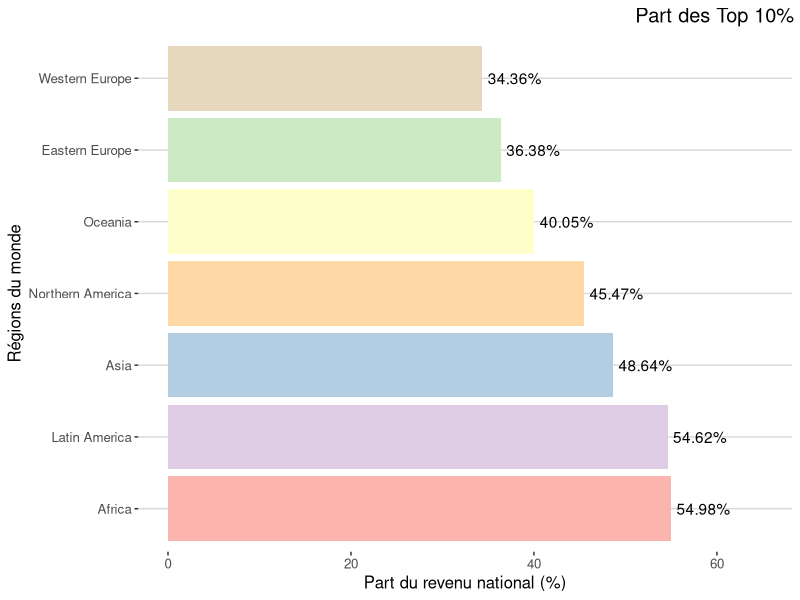
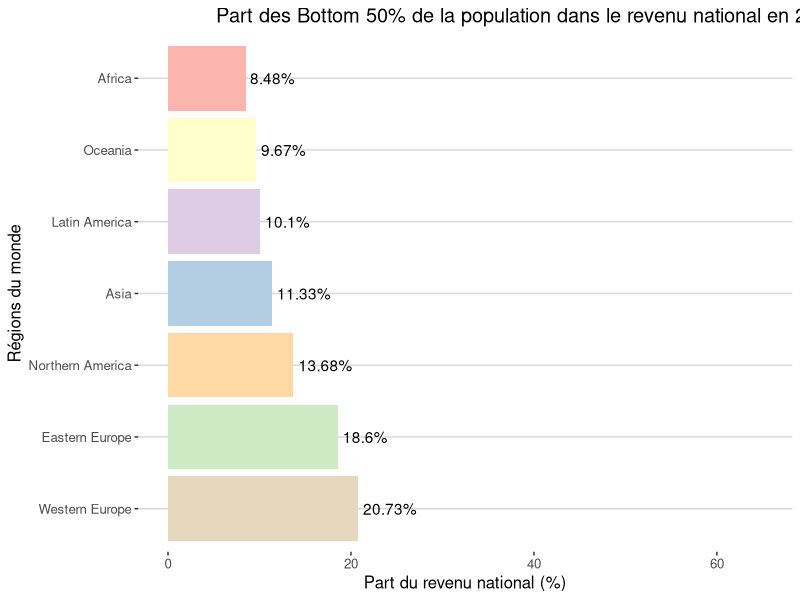
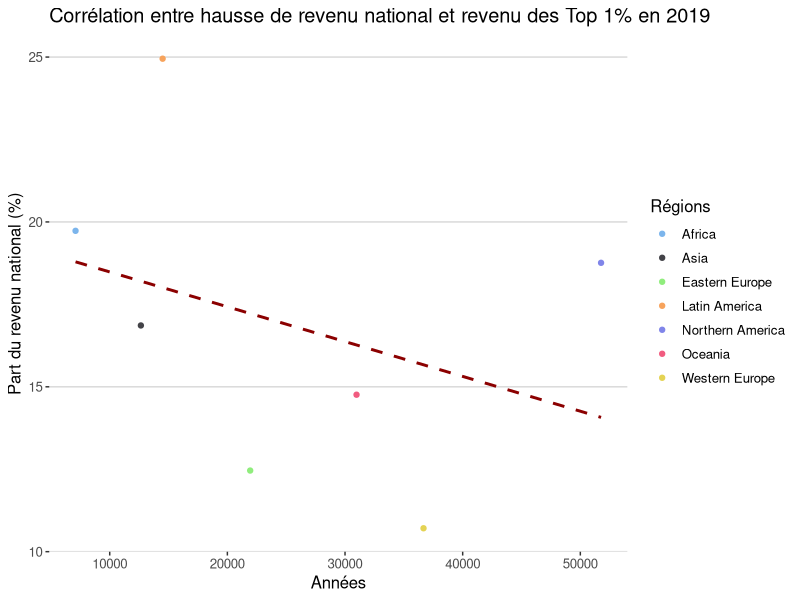
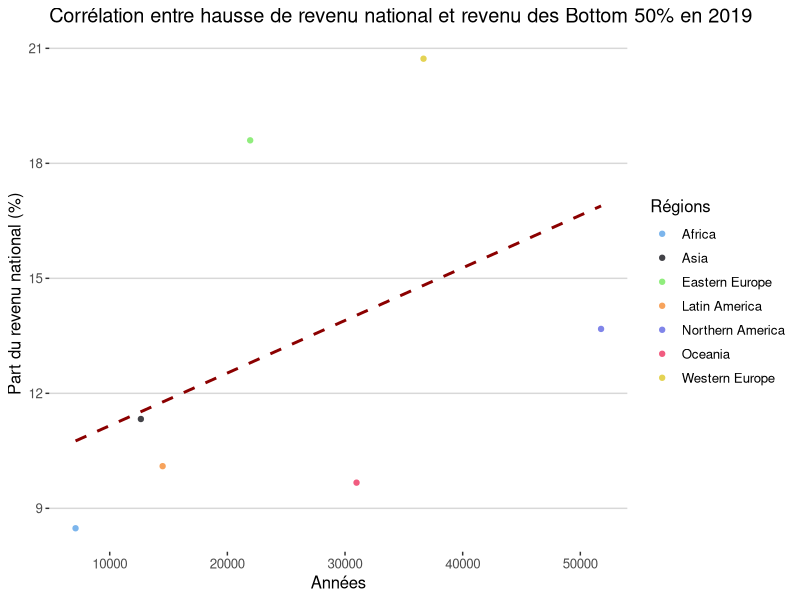
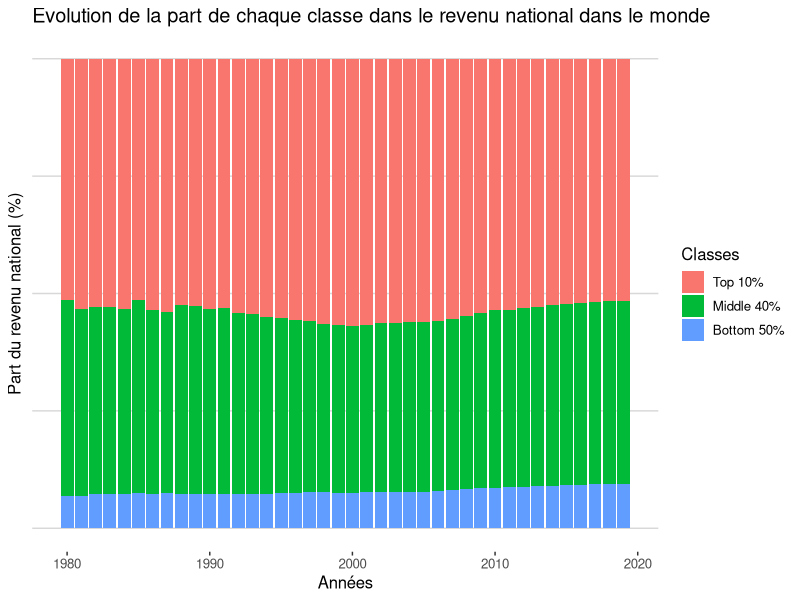
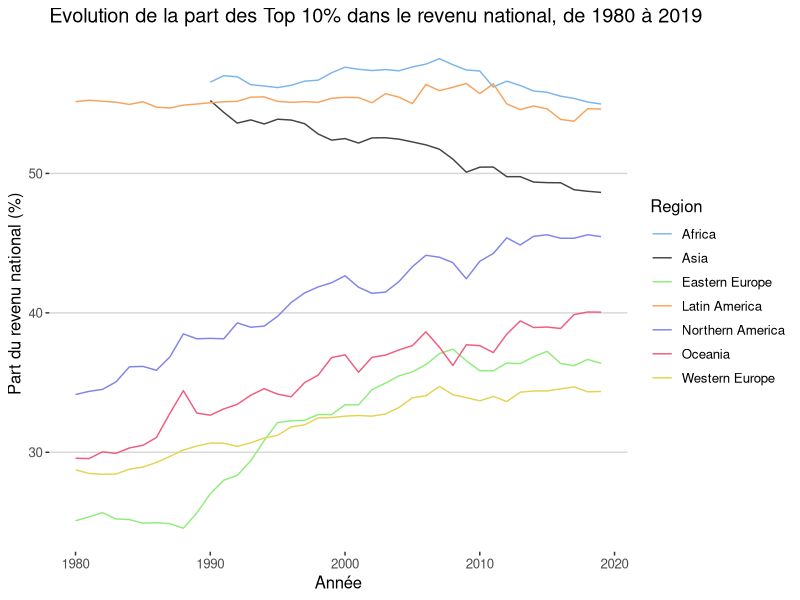
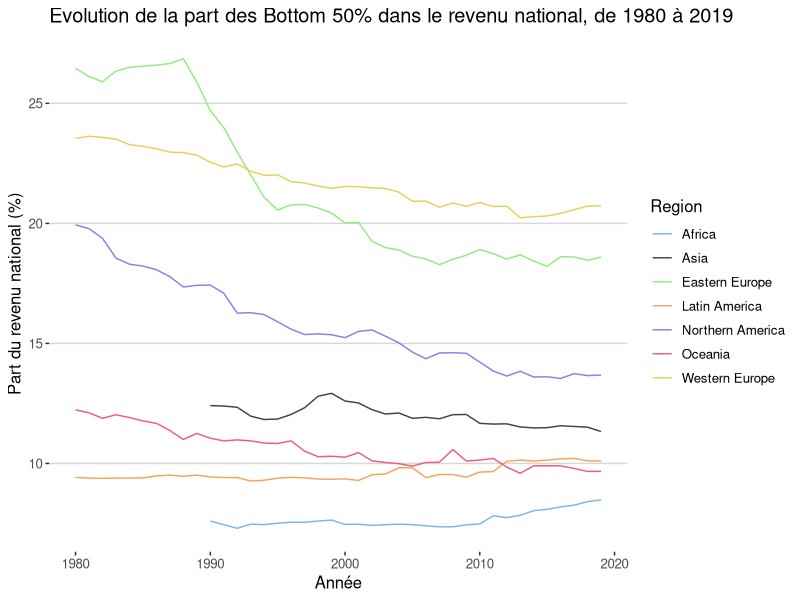
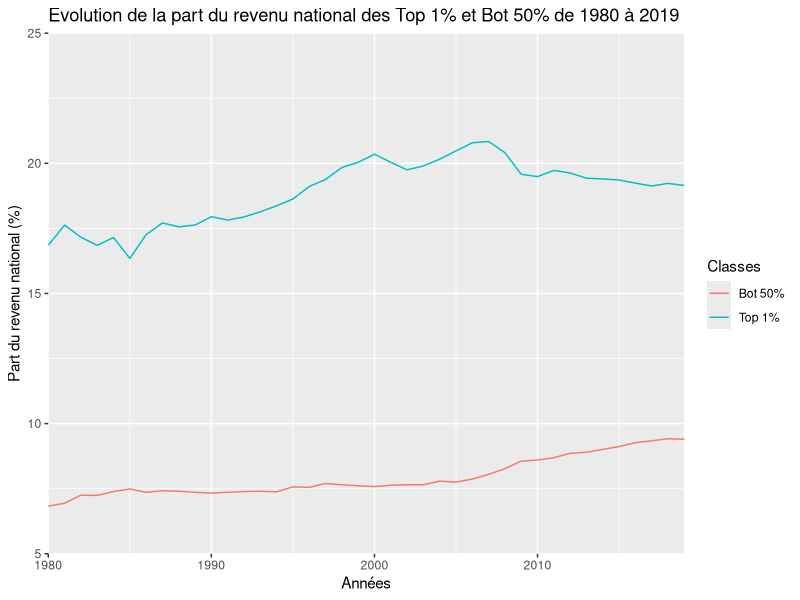

Write the R code that produced these figures, in order.
## ---- chunk 1
knitr::opts_chunk$set(echo = TRUE)
## ---- chunk 2
library(tidyverse)
library(reshape2)
library(ggthemes)
library(knitr)

## ---- chunk 3
world_region_data <- read_delim("data/World_Region_Data/world_region_data.csv", 
    ";", escape_double = FALSE, trim_ws = TRUE)

world_region_data2 <- read_delim("data/World_Region_Data/world_region_data2.csv", 
    ";", escape_double = FALSE, trim_ws = TRUE)

world_country_data1 <- read_delim("data/World_Country_Data/world_country_data1.csv", 
    ";", escape_double = FALSE, trim_ws = TRUE)

world_country_data2 <- read_delim("data/World_Country_Data/world_country_data2.csv", 
    ";", escape_double = FALSE, trim_ws = TRUE)

world_country_data3 <- read_delim("data/World_Country_Data/world_country_data3.csv", 
    ";", escape_double = FALSE, trim_ws = TRUE)
## ---- chunk 4
region_dataset <- merge(x = world_region_data, y = world_region_data2, by = "Year", all = TRUE)
region_dataset <- data.frame(region_dataset)
region_dataset <- tibble(region_dataset)
rm(world_region_data,world_region_data2)

country_dataset <- merge(x = world_country_data1, y = world_country_data2, by = "Year", all = TRUE)
country_dataset <- merge(x = country_dataset, y = world_country_data3, by = "Year", all = TRUE)
country_dataset <- data.frame(country_dataset)
country_dataset <- tibble(country_dataset)
## ---- chunk 5
NIdataset <- region_dataset %>% select("Year", ends_with("NI"))
GDPdataset <- region_dataset %>% select("Year", ends_with("GDP"))
PTNIB40dataset <- region_dataset %>% select("Year", ends_with("PTNIB40"))
PTNIB50dataset <- region_dataset %>% select("Year", ends_with("PTNIB50"))
PTNIT1dataset <- region_dataset %>% select("Year", ends_with("PTNIT1"))
PTNIT10dataset <- region_dataset %>% select("Year", ends_with("PTNIT10"))
PTNIM40dataset <- region_dataset %>% select("Year", ends_with("PTNIM40"))
rm(region_dataset)

PatGouvdataset <- world_country_data1 %>% select("Year", ends_with("PatrimoineGouvernement"))
PatPrivdataset <- world_country_data1 %>% select("Year", ends_with("PatrimoinePrivé"))
PIBdataset <- world_country_data1 %>% select("Year", ends_with("PIB"))
RatioPatRevdataset <- world_country_data1 %>% select("Year", ends_with("RatioPatrimoineRevenu"))
RevNatdataset <- world_country_data2 %>% select("Year", ends_with("RevenuNational"))
RevNatTop10dataset <- world_country_data2 %>% select("Year", ends_with("RevenuNationalPT(Top10%)"))
RevNatBottom50dataset <- world_country_data2 %>% select("Year", ends_with("RevenuNationalPT(Bottom50%)"))
RevNatTop1dataset <- world_country_data2 %>% select("Year", ends_with("RevenuNationalPT(Top1%)"))
RevNatMedium40dataset <- world_country_data2 %>% select("Year", ends_with("RevenuNationalPT(Medium40%)"))
CapNatdataset <- world_country_data3 %>% select("Year", ends_with("CapitalNational"))
PatTop10 <- country_dataset %>% select("Year", ends_with("Patrimoine.Top10.."))
PatMedium40 <- country_dataset %>% select("Year", ends_with("Patrimoine.Medium40.."))
PatBottom50 <- country_dataset %>% select("Year", ends_with("Patrimoine.Bottom50.."))
PatTop1 <- country_dataset %>% select("Year", ends_with("Patrimoine.Top1.."))
rm(country_dataset,world_country_data1,world_country_data2,world_country_data3)
## ---- chunk 6
tempdataset <- PTNIT10dataset %>% rename("World"=WorldPTNIT10,"Western Europe"=WesternEuropePTNIT10, Asia=AsiaPTNIT10, "Eastern Europe"=EasternEuropePTNIT10, "Northern America"=NorthernAmericaPTNIT10, Oceania=OceaniaPTNIT10, "Latin America"=LatinAmericaPTNIT10, Africa=AfricaPTNIT10) %>%
melt(id.vars="Year") %>%
filter(variable=="World"|variable=="Western Europe"|variable=="Asia"|variable=="Eastern Europe"|variable=="Northern America"|variable=="Oceania"|variable=="Latin America"|variable=="Africa")%>%
mutate(PTNIT10_in_percent = value*100)%>%
subset (select = -value)

tempdataset2 <- PTNIM40dataset %>% rename("World"=WorldPTNIM40,"Western Europe"=WesternEuropePTNIM40, Asia=AsiaPTNIM40, "Eastern Europe"=EasternEuropePTNIM40, "Northern America"=NorthernAmericaPTNIM40, Oceania=OceaniaPTNIM40, "Latin America"=LatinAmericaPTNIM40, Africa=AfricaPTNIM40) %>%
melt(id.vars="Year") %>%
filter(variable=="World"|variable=="Western Europe"|variable=="Asia"|variable=="Eastern Europe"|variable=="Northern America"|variable=="Oceania"|variable=="Latin America"|variable=="Africa") %>%
mutate(PTNIM40_in_percent = value*100)%>%
subset (select = -value)


tempdataset3 <- PTNIB50dataset %>% rename("World"=WorldPTNIB50,"Western Europe"=WesternEuropePTNIB50, Asia=AsiaPTNIB50, "Eastern Europe"=EasternEuropePTNIB50, "Northern America"=NorthernAmericaPTNIB50, Oceania=OceaniaPTNIB50, "Latin America"=LatinAmericaPTNIB50, Africa=AfricaPTNIB50) %>%
melt(id.vars="Year") %>%
filter(variable=="World"|variable=="Western Europe"|variable=="Asia"|variable=="Eastern Europe"|variable=="Northern America"|variable=="Oceania"|variable=="Latin America"|variable=="Africa") %>%
mutate(PTNIB50_in_percent = value*100)%>%
subset (select = -value)

tempdataset4 <- PTNIT1dataset %>% rename("World"=WorldPTNIT1,"Western Europe"=WesternEuropePTNIT1, Asia=AsiaPTNIT1, "Eastern Europe"=EasternEuropePTNIT1, "Northern America"=NorthernAmericaPTNIT1, Oceania=OceaniaPTNIT1, "Latin America"=LatinAmericaPTNIT1, Africa=AfricaPTNIT1) %>%
melt(id.vars="Year") %>%
filter(variable=="World"|variable=="Western Europe"|variable=="Asia"|variable=="Eastern Europe"|variable=="Northern America"|variable=="Oceania"|variable=="Latin America"|variable=="Africa")%>%
mutate(PTNIT1_in_percent = value*100)%>%
subset (select = -value)

tempdataset5 <- NIdataset %>% rename("World"=WorldNI,"Western Europe"=WesternEuropeNI, Asia=AsiaNI, "Eastern Europe"=EasternEuropeNI, "Northern America"=NorthernAmericaNI, Oceania=OceaniaNI, "Latin America"=LatinAmericaNI, Africa=AfricaNI) %>%
melt(id.vars="Year") %>%
filter(variable=="World"|variable=="Western Europe"|variable=="Asia"|variable=="Eastern Europe"|variable=="Northern America"|variable=="Oceania"|variable=="Latin America"|variable=="Africa")%>%
rename(NI=value)

tempdataset6 <- GDPdataset %>% rename("World"=WorldGDP,"Western Europe"=WesternEuropeGDP, Asia=AsiaGDP, "Eastern Europe"=EasternEuropeGDP, "Northern America"=NorthernAmericaGDP, Oceania=OceaniaGDP, "Latin America"=LatinAmericaGDP, Africa=AfricaGDP) %>%
melt(id.vars="Year") %>%
filter(variable=="World"|variable=="Western Europe"|variable=="Asia"|variable=="Eastern Europe"|variable=="Northern America"|variable=="Oceania"|variable=="Latin America"|variable=="Africa")%>%
rename(GDP=value)
## ---- chunk 7
final_region_dataset <- merge(x = tempdataset, y = tempdataset2, by = c("Year", "variable"), all = TRUE)
final_region_dataset <- merge(x = final_region_dataset, y = tempdataset3, by = c("Year", "variable"), all = TRUE)
final_region_dataset <- merge(x = final_region_dataset, y = tempdataset4, by = c("Year", "variable"), all = TRUE)
final_region_dataset <- merge(x = final_region_dataset, y = tempdataset5, by = c("Year", "variable"), all = TRUE)
final_region_dataset <- merge(x = final_region_dataset, y = tempdataset6, by = c("Year", "variable"), all = TRUE)%>%
rename(Region=variable)
rm(tempdataset, tempdataset2, tempdataset3,tempdataset4,tempdataset5,tempdataset6)
rm(NIdataset,GDPdataset,PTNIT1dataset,PTNIT10dataset,PTNIM40dataset,PTNIB50dataset,PTNIB40dataset)
## ---- chunk 8
tempdataset <- PatGouvdataset %>% rename("France"=France_PatrimoineGouvernement,"Afrique du Sud"=AfriqueSud_PatrimoineGouvernement, "Australie"=Australie_PatrimoineGouvernement, "Canada"=Canada_PatrimoineGouvernement, "Chine"=Chine_PatrimoineGouvernement, "Danemark"=Danemark_PatrimoineGouvernement, "Inde"=Inde_PatrimoineGouvernement, "Royaume-Uni"=RU_PatrimoineGouvernement, "Japon"=Japon_PatrimoineGouvernement, "Mexique"=Mexique_PatrimoineGouvernement, "Russie"=Russie_PatrimoineGouvernement, "Etats-Unis"=US_PatrimoineGouvernement) %>%
melt(id.vars="Year") %>%
mutate(PatrimoineGouvernement = value)%>%
subset (select = -value)

tempdataset2 <- PatPrivdataset %>% rename("France"=France_PatrimoinePrivé,"Afrique du Sud"=AfriqueSud_PatrimoinePrivé, "Australie"=Australie_PatrimoinePrivé, "Canada"=Canada_PatrimoinePrivé, "Chine"=Chine_PatrimoinePrivé, "Danemark"=Danemark_PatrimoinePrivé, "Inde"=Inde_PatrimoinePrivé, "Royaume-Uni"=RU_PatrimoinePrivé, "Japon"=Japon_PatrimoinePrivé, "Mexique"=Mexique_PatrimoinePrivé, "Russie"=Russie_PatrimoinePrivé, "Etats-Unis"=US_PatrimoinePrivé) %>%
melt(id.vars="Year") %>%
mutate(PatrimoinePrivé = value)%>%
subset (select = -value)

tempdataset3 <- PIBdataset %>% rename("France"=France_PIB,"Afrique du Sud"=AfriqueSud_PIB, "Australie"=Australie_PIB, "Canada"=Canada_PIB, "Chine"=Chine_PIB, "Danemark"=Danemark_PIB, "Inde"=Inde_PIB, "Royaume-Uni"=RU_PIB, "Japon"=Japon_PIB, "Mexique"=Mexique_PIB, "Russie"=Russie_PIB, "Etats-Unis"=US_PIB) %>%
melt(id.vars="Year") %>%
mutate(PIB = value)%>%
subset (select = -value)

tempdataset4 <- RatioPatRevdataset %>% rename("France"=France_RatioPatrimoineRevenu,"Afrique du Sud"=AfriqueSud_RatioPatrimoineRevenu, "Australie"=Australie_RatioPatrimoineRevenu, "Canada"=Canada_RatioPatrimoineRevenu, "Chine"=Chine_RatioPatrimoineRevenu, "Danemark"=Danemark_RatioPatrimoineRevenu, "Inde"=Inde_RatioPatrimoineRevenu, "Royaume-Uni"=RU_RatioPatrimoineRevenu, "Japon"=Japon_RatioPatrimoineRevenu, "Mexique"=Mexique_RatioPatrimoineRevenu, "Russie"=Russie_RatioPatrimoineRevenu, "Etats-Unis"=US_RatioPatrimoineRevenu) %>%
melt(id.vars="Year") %>%
mutate(RatioPatrimoineRevenu = value)%>%
subset (select = -value)

tempdataset5 <- RevNatdataset %>% rename("France"=France_RevenuNational,"Afrique du Sud"=AfriqueSud_RevenuNational, "Australie"=Australie_RevenuNational, "Canada"=Canada_RevenuNational, "Chine"=Chine_RevenuNational, "Danemark"=Danemark_RevenuNational, "Inde"=Inde_RevenuNational, "Royaume-Uni"=RU_RevenuNational, "Japon"=Japon_RevenuNational, "Mexique"=Mexique_RevenuNational, "Russie"=Russie_RevenuNational, "Etats-Unis"=US_RevenuNational) %>%
melt(id.vars="Year") %>%
mutate(RevenuNational = value)%>%
subset (select = -value)

tempdataset6 <- RevNatTop10dataset %>% rename("France"=`France_RevenuNationalPT(Top10%)`,"Afrique du Sud"=`AfriqueSud_RevenuNationalPT(Top10%)`, "Australie"=`Australie_RevenuNationalPT(Top10%)`, "Canada"=`Canada_RevenuNationalPT(Top10%)`, "Chine"=`Chine_RevenuNationalPT(Top10%)`, "Danemark"=`Danemark_RevenuNationalPT(Top10%)`, "Inde"=`Inde_RevenuNationalPT(Top10%)`, "Royaume-Uni"=`RU_RevenuNationalPT(Top10%)`, "Japon"=`Japon_RevenuNationalPT(Top10%)`, "Mexique"=`Mexique_RevenuNationalPT(Top10%)`, "Russie"=`Russie_RevenuNationalPT(Top10%)`, "Etats-Unis"=`US_RevenuNationalPT(Top10%)`) %>%
melt(id.vars="Year") %>%
mutate(RevenuNationalTop10 = value*100)%>%
subset (select = -value)

tempdataset7 <- RevNatBottom50dataset %>% rename("France"=`France_RevenuNationalPT(Bottom50%)`,"Afrique du Sud"=`AfriqueSud_RevenuNationalPT(Bottom50%)`, "Australie"=`Australie_RevenuNationalPT(Bottom50%)`, "Canada"=`Canada_RevenuNationalPT(Bottom50%)`, "Chine"=`Chine_RevenuNationalPT(Bottom50%)`, "Danemark"=`Danemark_RevenuNationalPT(Bottom50%)`, "Inde"=`Inde_RevenuNationalPT(Bottom50%)`, "Royaume-Uni"=`RU_RevenuNationalPT(Bottom50%)`, "Japon"=`Japon_RevenuNationalPT(Bottom50%)`, "Mexique"=`Mexique_RevenuNationalPT(Bottom50%)`, "Russie"=`Russie_RevenuNationalPT(Bottom50%)`, "Etats-Unis"=`US_RevenuNationalPT(Bottom50%)`) %>%
melt(id.vars="Year") %>%
mutate(RevenuNationalBottom50 = value*100)%>%
subset (select = -value)

tempdataset8 <- RevNatTop1dataset %>% rename("France"=`France_RevenuNationalPT(Top1%)`,"Afrique du Sud"=`AfriqueSud_RevenuNationalPT(Top1%)`, "Australie"=`Australie_RevenuNationalPT(Top1%)`, "Canada"=`Canada_RevenuNationalPT(Top1%)`, "Chine"=`Chine_RevenuNationalPT(Top1%)`, "Danemark"=`Danemark_RevenuNationalPT(Top1%)`, "Inde"=`Inde_RevenuNationalPT(Top1%)`, "Royaume-Uni"=`RU_RevenuNationalPT(Top1%)`, "Japon"=`Japon_RevenuNationalPT(Top1%)`, "Mexique"=`Mexique_RevenuNationalPT(Top1%)`, "Russie"=`Russie_RevenuNationalPT(Top1%)`, "Etats-Unis"=`US_RevenuNationalPT(Top1%)`) %>%
melt(id.vars="Year") %>%
mutate(RevenuNationalTop1 = value*100)%>%
subset (select = -value)

tempdataset9 <- RevNatMedium40dataset %>% rename("France"=`France_RevenuNationalPT(Medium40%)`,"Afrique du Sud"=`AfriqueSud_RevenuNationalPT(Medium40%)`, "Australie"=`Australie_RevenuNationalPT(Medium40%)`, "Canada"=`Canada_RevenuNationalPT(Medium40%)`, "Chine"=`Chine_RevenuNationalPT(Medium40%)`, "Danemark"=`Danemark_RevenuNationalPT(Medium40%)`, "Inde"=`Inde_RevenuNationalPT(Medium40%)`, "Royaume-Uni"=`RU_RevenuNationalPT(Medium40%)`, "Japon"=`Japon_RevenuNationalPT(Medium40%)`, "Mexique"=`Mexique_RevenuNationalPT(Medium40%)`, "Russie"=`Russie_RevenuNationalPT(Medium40%)`, "Etats-Unis"=`US_RevenuNationalPT(Medium40%)`) %>%
melt(id.vars="Year") %>%
mutate(RevenuNationalMedium40 = value*100)%>%
subset (select = -value)

tempdataset10 <- CapNatdataset %>% rename("France"=France_CapitalNational,"Afrique du Sud"=AfriqueSud_CapitalNational, "Australie"=Australie_CapitalNational, "Canada"=Canada_CapitalNational, "Chine"=Chine_CapitalNational, "Danemark"=Danemark_CapitalNational, "Inde"=Inde_CapitalNational, "Royaume-Uni"=RU_CapitalNational, "Japon"=Japon_CapitalNational, "Mexique"=Mexique_CapitalNational, "Russie"=Russie_CapitalNational, "Etats-Unis"=US_CapitalNational) %>%
melt(id.vars="Year") %>%
mutate(CapitalNational = value*100)%>%
subset (select = -value)

tempdataset11 <- PatTop10 %>% rename("France"=France_Patrimoine.Top10..,"Afrique du Sud"=AfriqueSud_Patrimoine.Top10.., "Australie"=Australie_Patrimoine.Top10.., "Canada"=Canada_Patrimoine.Top10.., "Chine"=Chine_Patrimoine.Top10.., "Danemark"=Danemark_Patrimoine.Top10.., "Inde"=Inde_Patrimoine.Top10.., "Royaume-Uni"=RU_Patrimoine.Top10.., "Japon"=Japon_Patrimoine.Top10.., "Mexique"=Mexique_Patrimoine.Top10.., "Russie"=Russie_Patrimoine.Top10.., "Etats-Unis"=US_Patrimoine.Top10..) %>%
melt(id.vars="Year") %>%
mutate(PatrimoineTop10 = value*100)%>%
subset (select = -value)

tempdataset12 <- PatBottom50 %>% rename("France"=France_Patrimoine.Bottom50..,"Afrique du Sud"=AfriqueSud_Patrimoine.Bottom50.., "Australie"=Australie_Patrimoine.Bottom50.., "Canada"=Canada_Patrimoine.Bottom50.., "Chine"=Chine_Patrimoine.Bottom50.., "Danemark"=Danemark_Patrimoine.Bottom50.., "Inde"=Inde_Patrimoine.Bottom50.., "Royaume-Uni"=RU_Patrimoine.Bottom50.., "Japon"=Japon_Patrimoine.Bottom50.., "Mexique"=Mexique_Patrimoine.Bottom50.., "Russie"=Russie_Patrimoine.Bottom50.., "Etats-Unis"=US_Patrimoine.Bottom50..) %>%
melt(id.vars="Year") %>%
mutate(PatrimoineBottom50 = value*100)%>%
subset (select = -value)

tempdataset13 <- PatTop1 %>% rename("France"=France_Patrimoine.Top1..,"Afrique du Sud"=AfriqueSud_Patrimoine.Top1.., "Australie"=Australie_Patrimoine.Top1.., "Canada"=Canada_Patrimoine.Top1.., "Chine"=Chine_Patrimoine.Top1.., "Danemark"=Danemark_Patrimoine.Top1.., "Inde"=Inde_Patrimoine.Top1.., "Royaume-Uni"=RU_Patrimoine.Top1.., "Japon"=Japon_Patrimoine.Top1.., "Mexique"=Mexique_Patrimoine.Top1.., "Russie"=Russie_Patrimoine.Top1.., "Etats-Unis"=US_Patrimoine.Top1..) %>%
melt(id.vars="Year") %>%
mutate(PatrimoineTop1 = value*100)%>%
subset (select = -value)

tempdataset14 <- PatMedium40 %>% rename("France"=France_Patrimoine.Medium40..,"Afrique du Sud"=AfriqueSud_Patrimoine.Medium40.., "Australie"=Australie_Patrimoine.Medium40.., "Canada"=Canada_Patrimoine.Medium40.., "Chine"=Chine_Patrimoine.Medium40.., "Danemark"=Danemark_Patrimoine.Medium40.., "Inde"=Inde_Patrimoine.Medium40.., "Royaume-Uni"=RU_Patrimoine.Medium40.., "Japon"=Japon_Patrimoine.Medium40.., "Mexique"=Mexique_Patrimoine.Medium40.., "Russie"=Russie_Patrimoine.Medium40.., "Etats-Unis"=US_Patrimoine.Medium40..) %>%
melt(id.vars="Year") %>%
mutate(PatrimoineMedium40 = value*100)%>%
subset (select = -value)

final_country_dataset <- merge(x = tempdataset, y = tempdataset2, by = c("Year", "variable"), all = TRUE)
final_country_dataset <- merge(x = final_country_dataset, y = tempdataset3, by = c("Year", "variable"), all = TRUE)
final_country_dataset <- merge(x = final_country_dataset, y = tempdataset4, by = c("Year", "variable"), all = TRUE)
final_country_dataset <- merge(x = final_country_dataset, y = tempdataset5, by = c("Year", "variable"), all = TRUE)
final_country_dataset <- merge(x = final_country_dataset, y = tempdataset6, by = c("Year", "variable"), all = TRUE)
final_country_dataset <- merge(x = final_country_dataset, y = tempdataset7, by = c("Year", "variable"), all = TRUE)
final_country_dataset <- merge(x = final_country_dataset, y = tempdataset8, by = c("Year", "variable"), all = TRUE)
final_country_dataset <- merge(x = final_country_dataset, y = tempdataset9, by = c("Year", "variable"), all = TRUE)
final_country_dataset <- merge(x = final_country_dataset, y = tempdataset10, by = c("Year", "variable"), all = TRUE)
final_country_dataset <- merge(x = final_country_dataset, y = tempdataset11, by = c("Year", "variable"), all = TRUE)
final_country_dataset <- merge(x = final_country_dataset, y = tempdataset12, by = c("Year", "variable"), all = TRUE)
final_country_dataset <- merge(x = final_country_dataset, y = tempdataset13, by = c("Year", "variable"), all = TRUE)
final_country_dataset <- merge(x = final_country_dataset, y = tempdataset14, by = c("Year", "variable"), all = TRUE)

final_country_dataset <- final_country_dataset %>% rename(Pays=variable)
rm(tempdataset, tempdataset2, tempdataset3,tempdataset4,tempdataset5,tempdataset6,tempdataset7,tempdataset8,tempdataset9,tempdataset10,tempdataset11,tempdataset12,tempdataset13,tempdataset14)
rm(PatGouvdataset,PatPrivdataset,PIBdataset,RatioPatRevdataset,RevNatdataset,RevNatTop1dataset,RevNatTop10dataset,RevNatMedium40dataset,RevNatBottom50dataset,CapNatdataset,PatTop1,PatTop10,PatMedium40,PatBottom50)
## ---- chunk 9
kable(tail(final_region_dataset), caption = "Dataset final par régions")
## ---- chunk 10
kable(tail(final_country_dataset),caption = "Dataset final par pays")
## ---- chunk 11
# Part des Top 10% de la population dans le revenu national en 2019
final_region_dataset %>% filter(Year == "2019", Region !="World") %>%
ggplot(aes(x= reorder(Region, -PTNIT10_in_percent), y=PTNIT10_in_percent, fill=Region)) + geom_bar(stat="identity") + ylim(0,65) + geom_text(aes(label=paste0(PTNIT10_in_percent, "%"), hjust=-0.1))+ labs(title="Part des Top 10% de la population dans le revenu national en 2019", x="Régions du monde", y = "Part du revenu national (%)") + scale_fill_brewer(palette = "Pastel1") + coord_flip() +  theme_hc()+ scale_colour_hc() + theme(legend.position = "none", plot.title = element_text(size = rel(1.2), hjust = 8))

## ---- chunk 12

# Part des Bottom 50% de la population dans le revenu national en 2019
final_region_dataset %>% filter(Year == "2019", Region !="World") %>%
ggplot(aes(x= reorder(Region, -PTNIB50_in_percent), y=PTNIB50_in_percent, fill=Region)) + geom_bar(stat="identity") + ylim(0,65) + geom_text(aes(label=paste0(PTNIB50_in_percent, "%"), hjust=-0.1))+ labs(title="Part des Bottom 50% de la population dans le revenu national en 2019", x="Régions du monde", y = "Part du revenu national (%)") + scale_fill_brewer(palette = "Pastel1") + coord_flip()  +  theme_hc()+ scale_colour_hc() + theme(legend.position = "none", plot.title = element_text(size = rel(1.2), hjust = 2.5))

## ---- chunk 13
final_region_dataset %>% filter(Year == "2019", Region!="World") %>%
ggplot(aes(x=NI,y=PTNIT1_in_percent))+geom_point(aes(color=Region))+ labs(title="Corrélation entre hausse de revenu national et revenu des Top 1% en 2019", x="Années", y = "Part du revenu national (%)",color = "Régions" )+geom_smooth(method=lm, se=FALSE, linetype="dashed",color="darkred")+theme_hc()+ scale_colour_hc()+theme(legend.position = "right")
## ---- chunk 14
final_region_dataset %>% filter(Year == "2019", Region!="World") %>%
ggplot(aes(x=NI,y=PTNIB50_in_percent))+geom_point(aes(color=Region))+ labs(title="Corrélation entre hausse de revenu national et revenu des Bottom 50% en 2019", x="Années", y = "Part du revenu national (%)",color = "Régions" )+geom_smooth(method=lm, se=FALSE, linetype="dashed",color="darkred")+theme_hc()+ scale_colour_hc()+theme(legend.position = "right")
## ---- chunk 15
world <- filter(final_region_dataset, Region== "World")
world <- melt(world[,c('Year','PTNIT10_in_percent','PTNIM40_in_percent','PTNIB50_in_percent')],id.vars =1)

world%>%
ggplot(aes(x=Year))+geom_col(aes(y=value, fill=variable))+ scale_fill_discrete(name = "Classes", labels = c("Top 10%", "Middle 40%", "Bottom 50%"))+
labs(title="Evolution de la part de chaque classe dans le revenu national dans le monde", x="Années", y = "Part du revenu national (%)" )+theme(axis.text.y=element_blank(), axis.ticks.y=element_blank())+theme_hc()+ scale_colour_hc()+theme(legend.position = "right")
rm(world)
## ---- chunk 16
#Evolution de la part des Top 10% dans le revenu national, de 1980 à 2019
final_region_dataset %>% filter(Region!="World")%>% ggplot(aes(x=Year, y=PTNIT10_in_percent, group = Region, color = Region))+geom_line() + labs(title="Evolution de la part des Top 10% dans le revenu national, de 1980 à 2019", x="Année", y = "Part du revenu national (%)")+theme_hc()+ scale_colour_hc()+theme(legend.position = "right")

## ---- chunk 17
#Evolution de la part des Bottom 50% dans le revenu national, de 1980 à 2019
final_region_dataset %>%filter(Region!="World")%>% ggplot(aes(x=Year, y=PTNIB50_in_percent, group = Region, color = Region))+geom_line() + labs(title="Evolution de la part des Bottom 50% dans le revenu national, de 1980 à 2019", x="Année", y = "Part du revenu national (%)")+theme_hc()+ scale_colour_hc()+theme(legend.position = "right")

## ---- chunk 18
final_region_dataset %>% filter(Region == "World") %>%
ggplot(aes(x=Year))+geom_line(aes(y=PTNIT1_in_percent, color="Top 1%"))+geom_line(aes(y=PTNIB50_in_percent, color="Bot 50%")) + labs(title="Evolution de la part du revenu national des Top 1% et Bot 50% de 1980 à 2019", x="Années", y = "Part du revenu national (%)",color = "Classes" )+ scale_x_continuous(limits = c(1980,2019), expand = c(0, 0)) + scale_y_continuous(limits = c(5,25), expand = c(0, 0))
## ---- chunk 19
final_region_dataset %>% 
filter(Region=="World") %>%
mutate(Previous_Year = lag(NI, 1), Change = NI - Previous_Year, Percent_Change = Change/Previous_Year*100) %>%
ggplot(aes(x = Year, y = Percent_Change)) + geom_line() + geom_smooth()+ labs(title="Evolution du taux de croissance du National Income dans le monde", x="Années", y = "Taux de croissance NI")
## ---- chunk 20
tempEE <- final_region_dataset %>% 
filter(Region=="Eastern Europe") %>%
mutate(Previous_Year = lag(NI, 1), Change = NI - Previous_Year, Percent_Change = Change/Previous_Year*100)
tempWE <- final_region_dataset %>% 
filter(Region=="Western Europe") %>%
mutate(Previous_Year = lag(NI, 1), Change = NI - Previous_Year, Percent_Change = Change/Previous_Year*100)
tempAs <- final_region_dataset %>% 
filter(Region=="Asia") %>%
mutate(Previous_Year = lag(NI, 1), Change = NI - Previous_Year, Percent_Change = Change/Previous_Year*100)
tempAf <- final_region_dataset %>% 
filter(Region=="Africa") %>%
mutate(Previous_Year = lag(NI, 1), Change = NI - Previous_Year, Percent_Change = Change/Previous_Year*100)
tempOc <- final_region_dataset %>% 
filter(Region=="Oceania") %>%
mutate(Previous_Year = lag(NI, 1), Change = NI - Previous_Year, Percent_Change = Change/Previous_Year*100)
tempLA <- final_region_dataset %>% 
filter(Region=="Latin America") %>%
mutate(Previous_Year = lag(NI, 1), Change = NI - Previous_Year, Percent_Change = Change/Previous_Year*100)
tempNA <- final_region_dataset %>% 
filter(Region=="Northern America") %>%
mutate(Previous_Year = lag(NI, 1), Change = NI - Previous_Year, Percent_Change = Change/Previous_Year*100)

ggplot(NULL, aes(x = Year, y = Percent_Change)) + geom_smooth(data=tempEE, aes(color="Eastern Europe"), se = FALSE)+ geom_smooth(data=tempWE, aes(color="Western Europe"), se = FALSE)+ geom_smooth(data=tempAs, aes(color="Asia"), se = FALSE)+ geom_smooth(data=tempAf, aes(color="Africa"), se = FALSE)+ geom_smooth(data=tempOc, aes(color="Oceania"), se = FALSE)+ geom_smooth(data=tempLA, aes(color="Latin America"), se = FALSE)+ geom_smooth(data=tempNA, aes(color="Northern America"), se = FALSE)+ labs(title="Evolution du taux de croissance du National Income", x="Années", y = "Taux de croissance NI",color = "Régions" )+theme_hc()+ scale_colour_hc()+theme(legend.position = "right")
rm(tempEE, tempWE, tempAs, tempAf, tempOc, tempLA, tempNA)
## ---- chunk 21
final_region_dataset %>% 
filter(Region=="World") %>%
mutate(Previous_Year = lag(PTNIT1_in_percent, 1), Change = PTNIT1_in_percent - Previous_Year, Percent_Change = Change/Previous_Year*100) %>%
ggplot(aes(x = Year, y = Percent_Change)) + geom_line() + geom_smooth()+ labs(title="Evolution du taux de l'enrichissement des Top 1% dans le monde", x="Années", y = "Taux de croissance de la part dans le revenu nationa")
## ---- chunk 22
tempEE <- final_region_dataset %>% 
filter(Region=="Eastern Europe") %>%
mutate(Previous_Year = lag(PTNIT1_in_percent, 1), Change = PTNIT1_in_percent - Previous_Year, Percent_Change = Change/Previous_Year*100)
tempWE <- final_region_dataset %>% 
filter(Region=="Western Europe") %>%
mutate(Previous_Year = lag(PTNIT1_in_percent, 1), Change = PTNIT1_in_percent - Previous_Year, Percent_Change = Change/Previous_Year*100)
tempAs <- final_region_dataset %>% 
filter(Region=="Asia") %>%
mutate(Previous_Year = lag(PTNIT1_in_percent, 1), Change = PTNIT1_in_percent - Previous_Year, Percent_Change = Change/Previous_Year*100)
tempAf <- final_region_dataset %>% 
filter(Region=="Africa") %>%
mutate(Previous_Year = lag(PTNIT1_in_percent, 1), Change = PTNIT1_in_percent - Previous_Year, Percent_Change = Change/Previous_Year*100)
tempOc <- final_region_dataset %>% 
filter(Region=="Oceania") %>%
mutate(Previous_Year = lag(PTNIT1_in_percent, 1), Change = PTNIT1_in_percent - Previous_Year, Percent_Change = Change/Previous_Year*100)
tempLA <- final_region_dataset %>% 
filter(Region=="Latin America") %>%
mutate(Previous_Year = lag(PTNIT1_in_percent, 1), Change = PTNIT1_in_percent - Previous_Year, Percent_Change = Change/Previous_Year*100)
tempNA <-final_region_dataset %>% 
filter(Region=="Northern America") %>%
mutate(Previous_Year = lag(PTNIT1_in_percent, 1), Change = PTNIT1_in_percent - Previous_Year, Percent_Change = Change/Previous_Year*100)

ggplot(NULL, aes(x = Year, y = Percent_Change)) + geom_smooth(data=tempEE, aes(color="Eastern Europe"), se = FALSE)+ geom_smooth(data=tempWE, aes(color="Western Europe"), se = FALSE)+ geom_smooth(data=tempAs, aes(color="Asia"), se = FALSE)+ geom_smooth(data=tempAf, aes(color="Africa"), se = FALSE)+ geom_smooth(data=tempOc, aes(color="Oceania"), se = FALSE)+ geom_smooth(data=tempLA, aes(color="Latin America"), se = FALSE)+ geom_smooth(data=tempNA, aes(color="Northern America"), se = FALSE)+ labs(title="Evolution du taux de croissance de l'enrichissement des Top 1%", x="Années", y = "Taux de croissance de l'enrichissement",color = "Régions" )+theme_hc()+ scale_colour_hc()+theme(legend.position = "right")
rm(tempEE, tempWE, tempAs, tempAf, tempOc, tempLA, tempNA)
## ---- chunk 23
final_region_dataset %>% 
filter(Region=="World") %>%
mutate(Previous_Year = lag(PTNIB50_in_percent, 1), Change = PTNIB50_in_percent - Previous_Year, Percent_Change = Change/Previous_Year*100) %>%
ggplot(aes(x = Year, y = Percent_Change)) + geom_line() + geom_smooth()+ labs(title="Evolution du taux de l'enrichissement des Bottom 50% dans le monde", x="Années", y = "Taux de croissance de la part dans le revenu nationa")
## ---- chunk 24
tempEE <- final_region_dataset %>% 
filter(Region=="Eastern Europe") %>%
mutate(Previous_Year = lag(PTNIB50_in_percent, 1), Change = PTNIB50_in_percent - Previous_Year, Percent_Change = Change/Previous_Year*100)
tempWE <- final_region_dataset %>% 
filter(Region=="Western Europe") %>%
mutate(Previous_Year = lag(PTNIB50_in_percent, 1), Change = PTNIB50_in_percent - Previous_Year, Percent_Change = Change/Previous_Year*100)
tempAs <- final_region_dataset %>% 
filter(Region=="Asia") %>%
mutate(Previous_Year = lag(PTNIB50_in_percent, 1), Change = PTNIB50_in_percent - Previous_Year, Percent_Change = Change/Previous_Year*100)
tempAf <- final_region_dataset %>% 
filter(Region=="Africa") %>%
mutate(Previous_Year = lag(PTNIB50_in_percent, 1), Change = PTNIB50_in_percent - Previous_Year, Percent_Change = Change/Previous_Year*100)
tempOc <- final_region_dataset %>% 
filter(Region=="Oceania") %>%
mutate(Previous_Year = lag(PTNIB50_in_percent, 1), Change = PTNIB50_in_percent - Previous_Year, Percent_Change = Change/Previous_Year*100)
tempLA <- final_region_dataset %>% 
filter(Region=="Latin America") %>%
mutate(Previous_Year = lag(PTNIB50_in_percent, 1), Change = PTNIB50_in_percent - Previous_Year, Percent_Change = Change/Previous_Year*100)
tempNA <- final_region_dataset %>% 
filter(Region=="Northern America") %>%
mutate(Previous_Year = lag(PTNIB50_in_percent, 1), Change = PTNIB50_in_percent - Previous_Year, Percent_Change = Change/Previous_Year*100)

ggplot(NULL, aes(x = Year, y = Percent_Change)) + geom_smooth(data=tempEE, aes(color="Eastern Europe"), se = FALSE)+ geom_smooth(data=tempWE, aes(color="Western Europe"), se = FALSE)+ geom_smooth(data=tempAs, aes(color="Asia"), se = FALSE)+ geom_smooth(data=tempAf, aes(color="Africa"), se = FALSE)+ geom_smooth(data=tempOc, aes(color="Oceania"), se = FALSE)+ geom_smooth(data=tempLA, aes(color="Latin America"), se = FALSE)+ geom_smooth(data=tempNA, aes(color="Northern America"), se = FALSE)+ labs(title="Evolution du taux de croissance de l'enrichissement des Bottom 50%", x="Années", y = "Taux de croissance de l'enrichissement",color = "Régions" )+theme_hc()+ scale_colour_hc()+theme(legend.position = "right")
rm(tempEE, tempWE, tempAs, tempAf, tempOc, tempLA, tempNA)
## ---- chunk 25
#Evolution de la part des Bottom 50% dans le revenu national, de 1980 à 2019
final_country_dataset%>%filter(Year>=1990, Pays!="Afrique du Sud" & Pays!="Japon" & Pays!="Mexique") %>% ggplot(aes(x=Year, group = Pays, color = Pays))+
geom_line(aes(y=PatrimoineGouvernement/RevenuNational*100,linetype = "Public"))+
geom_line(aes(y=PatrimoinePrivé/RevenuNational*100,linetype = "Privé"))+
labs(title="Comparaison de l'évolution des capitaux privés et public", x="Année", y = "Part du revenu national (%)", linetype="Capitaux")+theme_hc()+ scale_colour_hc()+theme(legend.position = "right")
## ---- chunk 26
#Comparaison de l'evolution de la Parts du revenu national des 1% supérieurs et des 50% inférieurs aux Etats-Unis, de 1980 à 2019
final_country_dataset %>% filter(Pays == "Etats-Unis", Year >= 1980) %>%
ggplot(aes(x=Year))+geom_line(aes(y=RevenuNationalTop1), color="red") +geom_line(aes(y=RevenuNationalBottom50), color="blue") + labs(title="Etats-Unis", y = "Part du revenu national (%)") + theme_wsj()+ scale_colour_wsj("colors6")

## ---- chunk 27
#Comparaison de l'evolution de la Parts du revenu national des 1% supérieurs et des 50% inférieurs en France, de 1980 à 2019
final_country_dataset %>% filter(Pays == "France", Year >= 1980) %>%
ggplot(aes(x=Year))+geom_line(aes(y=RevenuNationalTop1), color="red") +geom_line(aes(y=RevenuNationalBottom50), color="blue") + labs(title="France", x="Année", y = "Part du revenu national (%)") + theme_wsj()+ scale_colour_wsj("colors6")

## ---- chunk 28
#Comparaison de l'evolution de la Parts du revenu national des 1% supérieurs et des 50% inférieurs en France, de 1980 à 2019
final_country_dataset %>% filter(Pays == "France", Year >= 1980) %>%
ggplot(aes(x=Year))+geom_line(aes(y=PatrimoineTop1), color="red") +geom_line(aes(y=PatrimoineBottom50), color="blue") + labs(title="France", x="Année", y = "Part du revenu national (%)") + theme_wsj()+ scale_colour_wsj("colors6")

## ---- chunk 29
#Comparaison de l'evolution de la Parts du revenu national des 1% supérieurs et des 50% inférieurs en France, de 1980 à 2019
final_country_dataset %>% filter(Pays == "Etats-Unis", Year >= 1980) %>%
ggplot(aes(x=Year))+geom_line(aes(y=PatrimoineTop1), color="red") +geom_line(aes(y=PatrimoineBottom50), color="blue") + labs(title="Etats-Unis", x="Année", y = "Part du patrimoine (%)") + theme_wsj()+ scale_colour_wsj("colors6")
